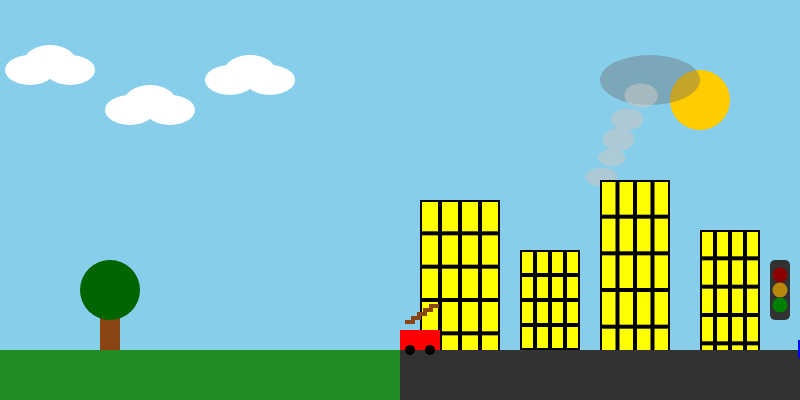
Frame 1 (no input)
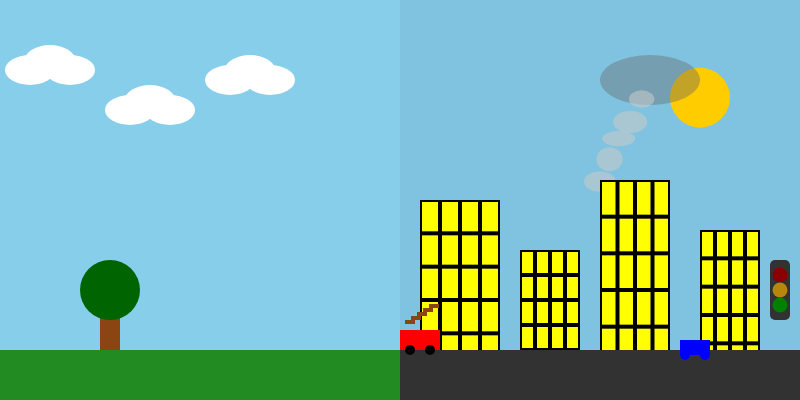
Frame 60 (no input)
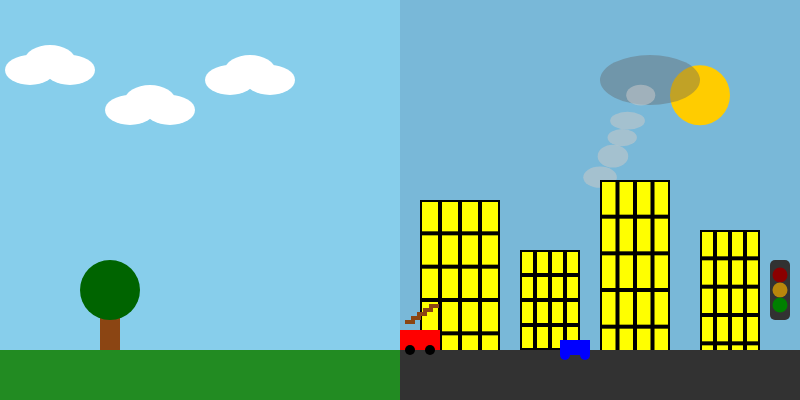
Frame 120 (the mouse pressed at the canvas centre since frame 60)

The p5.js sketch that drew these frames (run headless with seeded random() and noise() and a simulated clock; from frame 60 on, the mouse is pressed at the canvas centre):

// p5.js sketch
// ── sketch.js
let carroX = 400;
let carroDirecao = 1;
let carroVelocidade = 0;
let carroAcelerando = false;

let lenhaCarro = 5; // quantidade inicial de lenha carregada
let lenhaCidade = [];

let nuvens = [
  { x: 50, y: 60 },
  { x: 150, y: 100 },
  { x: 250, y: 70 }
];
let arvoresExtras = [];

let tempoDoDia = 0; // 0 a 1 (0 = dia, 1 = noite)
let semaforoEstado = "verde";
let trafegoX = 800;

// Constante para definir os prédios
const predios = [
  { x: 420, y: 200, w: 80, h: 200, chamine: false },
  { x: 520, y: 250, w: 60, h: 150, chamine: false },
  { x: 600, y: 180, w: 70, h: 220, chamine: true },
  { x: 700, y: 230, w: 60, h: 170, chamine: false }
];

function setup() {
  createCanvas(800, 400);
}

function draw() {
  background(200);

  // Dividir tela entre campo e cidade
  stroke(0);
  line(width / 2, 0, width / 2, height);

  drawCampo();
  drawCidade();

  // Checa se o carro chegou na cidade para descarregar lenha
  if (carroX >= width - 50 && lenhaCarro > 0) {
    lenhaCarro = 0;
    lenhaCidade.push({ x: width - 80, y: height - 70 });
  }

  // Atualiza posição e desenho do carro
  drawCarro();

  // Desaceleração automática
  if (!carroAcelerando) {
    carroVelocidade *= 0.95;
    if (abs(carroVelocidade) < 0.1) {
      carroVelocidade = 0;
    }
  }

  atualizarTempo();
}

function drawCarro() {
  carroX += carroVelocidade * carroDirecao;
  carroX = constrain(carroX, width / 2, width - 40);

  push();
  if (carroDirecao === -1) {
    translate(carroX + 40, 0);
    scale(-1, 1);
  }

  fill(255, 0, 0);
  rect(carroDirecao === -1 ? 0 : carroX, height - 70, 40, 20);

  // Desenhar rodas
  fill(0);
  ellipse((carroDirecao === -1 ? 0 : carroX) + 10, height - 50, 10, 10);
  ellipse((carroDirecao === -1 ? 0 : carroX) + 30, height - 50, 10, 10);

  // Desenhar lenha no carro (um monte de retângulos pequenos)
  fill(139, 69, 19);
  let baseX = carroDirecao === -1 ? 5 : (carroX + 5);
  let baseY = height - 80;
  for (let i = 0; i < lenhaCarro; i++) {
    rect(baseX + i * 6, baseY - i * 4, 10, 4);
  }

  pop();
}

function drawCidade() {
  noStroke();

  // Céu dinâmico: do dia para a noite
  const skyR = lerp(135, 20, tempoDoDia);
  const skyG = lerp(206, 24, tempoDoDia);
  const skyB = lerp(235, 72, tempoDoDia);
  fill(skyR, skyG, skyB);
  rect(width / 2, 0, width / 2, height);

  // Sol / Lua com movimento suave
  const sunMoonX = width - 100;
  let currentSunMoonY;
  // Variável para armazenar a cor do sol/lua
  let sunMoonColor; 

  if (tempoDoDia < 0.5) {
    currentSunMoonY = map(tempoDoDia, 0, 0.5, height - 300, 80);
    sunMoonColor = color(255, 204, 0); // Cor do sol (amarelo)
    fill(sunMoonColor); 
    ellipse(sunMoonX, currentSunMoonY, 60, 60);
  } else {
    currentSunMoonY = map(tempoDoDia, 0.5, 1, 80, height - 300);
    sunMoonColor = color(255, 255, 224); // Cor da lua (quase branco)
    fill(sunMoonColor); 
    ellipse(sunMoonX, currentSunMoonY, 50, 50);
  }

  // Semáforo
  drawSemaforo(770, height - 140);

  // Poluição: escurece conforme anoitece
  const poluicaoCor = lerp(105, 40, tempoDoDia);
  fill(poluicaoCor, poluicaoCor, poluicaoCor, 100);
  ellipse(650, 80, 100, 50);

  // Fumaça com transparência variável para suavizar o efeito
  const fumacaAlpha = lerp(150, 70, tempoDoDia);
  drawFumaca(600, 180, fumacaAlpha);

  // Desenho dos prédios com janelas e chaminés
  // Passamos a cor do sol/lua para drawPredioAnimado
  predios.forEach((p, i) => drawPredioAnimado(p.x, p.y, p.w, p.h, i, p.chamine, sunMoonColor));

  // Rua da cidade
  fill(50);
  rect(width / 2, height - 50, width / 2, 50);

  // Tráfego ao fundo
  drawCarroFundo();

  // Lenha empilhada na cidade
  fill(139, 69, 19);
  for (let lenha of lenhaCidade) {
    for (let i = 0; i < 5; i++) {
      rect(lenha.x + i * 12, lenha.y - i * 6, 10, 6);
    }
  }
}

function drawCampo() {
  noStroke();
  // Céu do campo
  fill(135, 206, 235);
  rect(0, 0, width / 2, height);

  // Grama
  fill(34, 139, 34);
  rect(0, height - 50, width / 2, 50);

  // Árvores simples
  fill(139, 69, 19);
  rect(100, height - 100, 20, 50);
  fill(0, 100, 0);
  ellipse(110, height - 110, 60, 60);

  // Nuvens
  fill(255);
  for (let n of nuvens) {
    ellipse(n.x, n.y, 50, 30);
    ellipse(n.x + 20, n.y + 10, 50, 30);
    ellipse(n.x - 20, n.y + 10, 50, 30);
  }
}

function drawSemaforo(x, y) {
  // Corpo do semáforo
  fill(50);
  rect(x, y, 20, 60, 5);

  const isNight = tempoDoDia > 0.5;

  // Luz Vermelha
  fill(!isNight && semaforoEstado === "vermelho" ? 'red' : 'darkred');
  ellipse(x + 10, y + 15, 15, 15);

  // Luz Amarela
  fill(isNight ? 'yellow' : (semaforoEstado === "amarelo" ? 'yellow' : 'darkgoldenrod'));
  ellipse(x + 10, y + 30, 15, 15);

  // Luz Verde
  fill(!isNight && semaforoEstado === "verde" ? 'green' : 'darkgreen');
  ellipse(x + 10, y + 45, 15, 15);
}

function drawFumaca(x, y, alpha = 150) {
  noStroke();
  fill(200, 200, 200, alpha);
  for (let i = 0; i < 5; i++) {
    let offsetX = i * 10 + random(-3, 3);
    let offsetY = y - i * 20 + random(-5, 5);
    let sizeX = random(25, 35);
    let sizeY = random(15, 25);
    ellipse(x + offsetX, offsetY, sizeX, sizeY);
  }
}

function drawPredioAnimado(x, y, w, h, idx, chamine, sunMoonColor) {
  // Cor base do prédio (o corpo do prédio)
  if (red(sunMoonColor) === 255 && green(sunMoonColor) === 255 && blue(sunMoonColor) === 224) {
    // Se o círculo for branco/lua (noite)
    fill('yellow'); // Prédio fica amarelo
  } else if (red(sunMoonColor) === 255 && green(sunMoonColor) === 204 && blue(sunMoonColor) === 0) {
    // Se o círculo for amarelo/sol (dia)
    fill('black'); // Prédio fica preto
  } else {
    // Transições: mantém a cor padrão de lerp (cinza claro/escuro)
    const baseGray = lerp(180, 50, tempoDoDia);
    fill(baseGray);
  }
  rect(x, y, w, h); // Desenha o corpo do prédio com a cor definida

  // Lógica das Janelas: Esta lógica continua a ser baseada APENAS em tempoDoDia
  let chanceLuzAcesa;

  if (tempoDoDia < 0.2 || tempoDoDia > 0.8) { // Noite profunda (janelas acesas)
    chanceLuzAcesa = 0.9; 
  } else if (tempoDoDia > 0.4 && tempoDoDia < 0.6) { // Meio do dia (janelas apagadas)
    chanceLuzAcesa = 0.05; 
  } else { // Transição (amanhecer/entardecer)
    chanceLuzAcesa = map(tempoDoDia, 0.2, 0.8, 0.9, 0.05);
  }

  const cols = 4;
  const rows = 6;
  const janelaW = w / cols;
  const janelaH = h / rows;

  for (let r = 0; r < rows; r++) {
    for (let c = 0; c < cols; c++) {
      const seed = (idx * 1000) + (r * 100) + c;
      const noiseValue = noise((frameCount * 0.05) + seed);

      if (noiseValue < chanceLuzAcesa) {
        fill('yellow'); // Janela acesa
      } else {
        fill('black'); // Janela apagada (cor do prédio base, se não houver luz)
      }
      rect(x + c * janelaW + 2, y + r * janelaH + 2, janelaW - 4, janelaH - 4);
    }
  }

  // Chaminé com cor variável conforme a cor do prédio
  if (chamine) {
    // Pega a cor do pixel do prédio (aproximadamente) para a chaminé corresponder
    fill(get(x + w - 10, y - 10)); 
    rect(x + w - 20, y - 40, 15, 40);
  }
}

function drawCarroFundo() {
  fill(0, 0, 255);
  trafegoX -= 2;
  if (trafegoX < width / 2) trafegoX = width;
  rect(trafegoX, height - 60, 30, 15);
  ellipse(trafegoX + 5, height - 45, 10, 10);
  ellipse(trafegoX + 25, height - 45, 10, 10);
}

function atualizarTempo() {
  tempoDoDia += 0.001;
  if (tempoDoDia > 1) tempoDoDia = 0;
}
// ── style.css
/* Estilo geral */
body {
  margin: 0;
  padding: 0;
  font-family: Arial, sans-serif;
  overflow: hidden;
  background-color: #f0f8ff;
}

/* Menu inicial: ocupa a tela toda, centralizado */
#menu {
  position: fixed;
  top: 0; left: 0;
  width: 100vw; height: 100vh;
  background-color: rgba(144, 238, 144, 0.9);
  display: flex;
  flex-direction: column;
  justify-content: center;
  align-items: center;
  z-index: 100;
}

/* 🌟 Efeito ao passar o mouse no botão */
#startButton {
  padding: 15px 30px;
  font-size: 1.2em;
  background-color: #4caf50;
  color: white;
  border: none;
  border-radius: 5px;
  cursor: pointer;
}

/* Controles para celular: fixo na base, centralizado */
#touchControls {
  position: fixed;
  bottom: 10px;
  left: 50%;
  transform: translateX(-50%);
  z-index: 100;
  display: flex;
  gap: 10px;
}

/* Botões das setas */
#touchControls button {
  padding: 20px 30px;
  font-size: 24px;
  border-radius: 8px;
  border: none;
  background-color: #4caf50;
  color: white;
  cursor: pointer;
  user-select: none;
}

/* Classe para esconder elementos */
.hidden {
  display: none;
}
